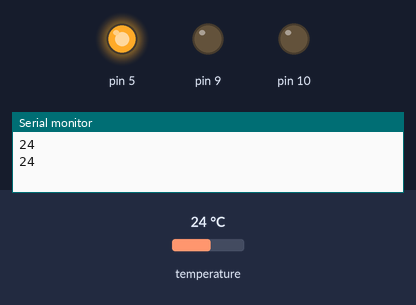
This sketch was run on a simulated Arduino Leonardo, built with avr-gcc and run on an emulated ATmega32U4. On the bench: output pins drawn as LEDs (lit = HIGH), the last lines printed to the serial monitor. Inputs (shaded band) come from the test bench; at power-on: temperature 24 °C.

Above: at 1.8 s.
1.9 s: temperature set to 21.7 °C
3.4 s: temperature set to 20.2 °C
At 4.9 s:
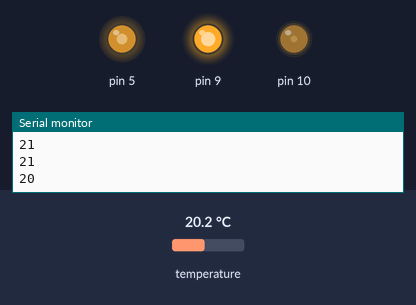
5.5 s: temperature set to 28 °C
At 6.4 s:
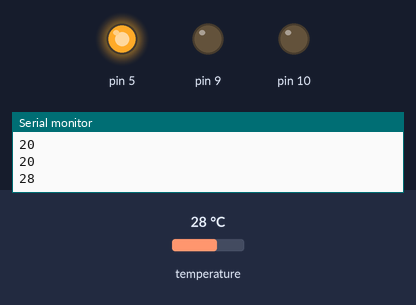
7.5 s: temperature set to 12 °C
At 9.2 s:
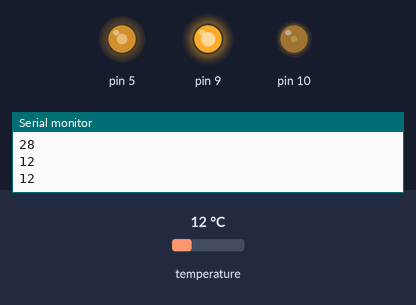
9.5 s: temperature set to 33 °C
At 10.7 s:
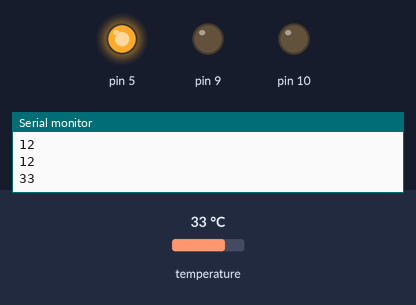
Timing chart, 0 to 12.5 s (numbered marks = the images above; inputs shaded):
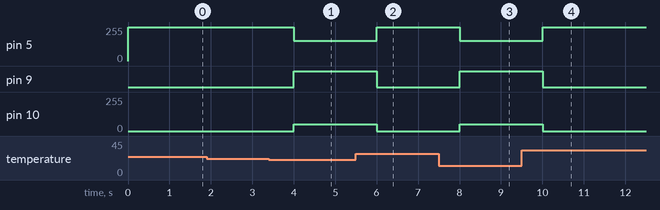

Measured:
- the behaviour switches between 21 and 20.9 °C on temperature (found by bisection; images 0 and 1)
- after the input at 3.4 s, pin 5: 255/255 → 153/255 after 0.60 s; pin 9: LOW → HIGH after 0.60 s; pin 10: 0/255 → 51/255 after 0.60 s
- after the input at 5.5 s, pin 5: 153/255 → 255/255 after 0.50 s; pin 9: HIGH → LOW after 0.50 s; pin 10: 51/255 → 0/255 after 0.50 s
- after the input at 7.5 s, pin 5: 255/255 → 153/255 after 0.50 s; pin 9: LOW → HIGH after 0.50 s; pin 10: 0/255 → 51/255 after 0.50 s
- after the input at 9.5 s, pin 5: 153/255 → 255/255 after 0.50 s; pin 9: HIGH → LOW after 0.50 s; pin 10: 51/255 → 0/255 after 0.50 s

The sketch:

l4.3.ino
```cpp
#include <Esplora.h>
void setup() {
  // put your setup code here, to run once:
Serial.begin(9600);
}

void loop() {
  int tempValue=Esplora.readTemperature(0);
  Serial.println(tempValue);// put your main code here, to run repeatedly:
if(tempValue <=20)
    {
       Esplora.writeRGB(153, 51, 255);
      }
else
    {
       Esplora.writeRGB(255, 0, 0);
      }

delay(1000);
}
```
